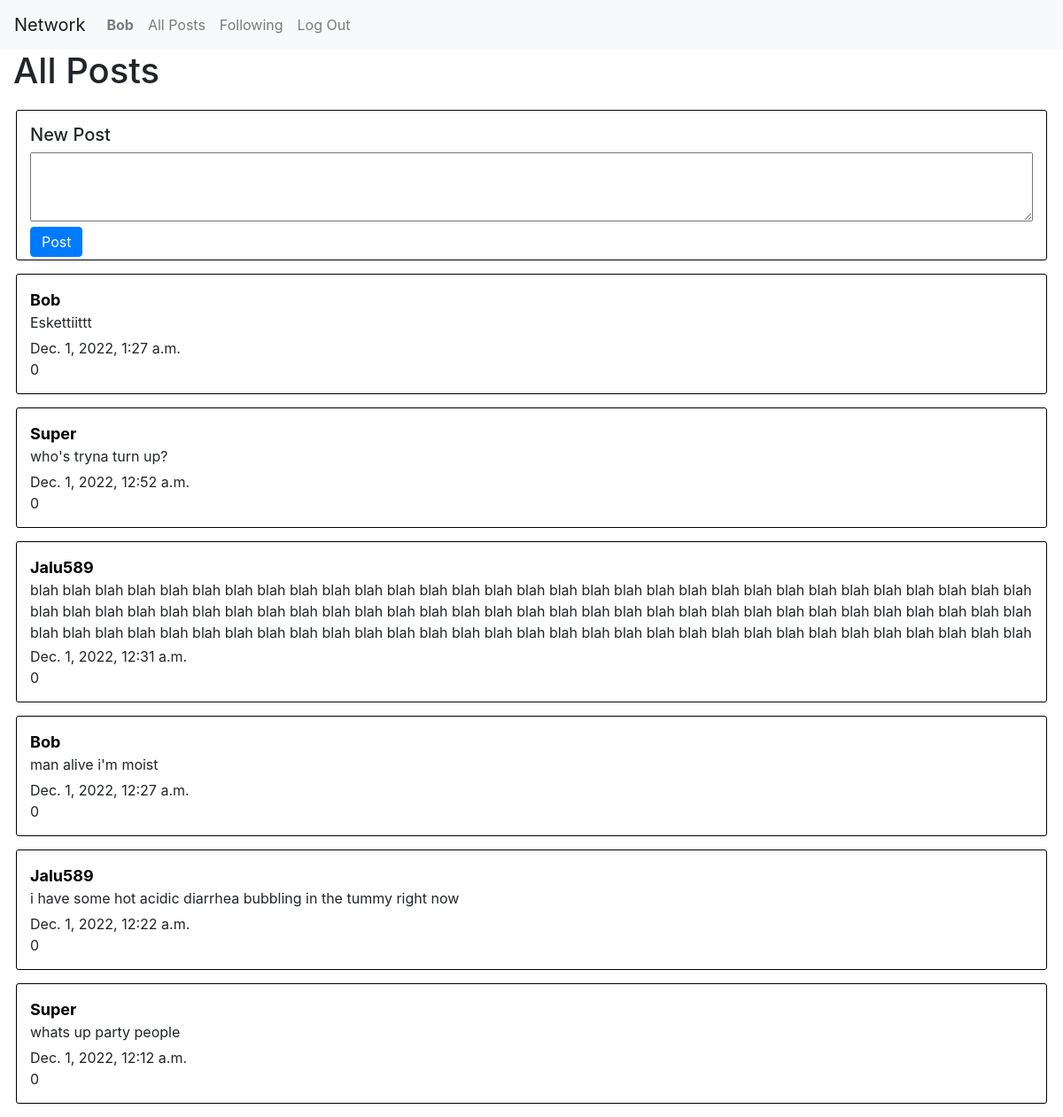
The app's page / (signed in) with its own data.
### network/models.py (models this page shows, shortened)
class User(AbstractUser):
    pass

class Post(models.Model):
    content = models.TextField(blank=False)
    poster = models.ForeignKey("User", on_delete=models.CASCADE, related_name="posts")
    like_count = models.IntegerField(default=0)
    timestamp = models.DateTimeField("Time posted", auto_now_add=True)
    likers =  models.ManyToManyField(User, blank=True, related_name="liked")

### network/views.py (the view)
# urls.py: path("", views.index, name="index"),
def index(request):
    return render(request, "network/index.html", {
        "posts": Post.objects.all().order_by("-timestamp")
    })

### network/templates/network/index.html (shortened to what this page needs)
{% extends "network/layout.html" %}
{% load static %}
{% block body %}
<h1>All Posts</h1>
{% if user.is_authenticated %}
    <div id="new-post">
        <h5>New Post</h5>
        <textarea name="post-content" id="post-content" rows="3"></textarea>
        <button id="post-button" class="btn btn-primary">Post</button>
    </div>
{% endif %}
        {% for post in posts %}
        <div class="post">
            <a class="post-user" href="">{{post.poster}}</a>
            <p class="post-content">{{post.content}}</p>
            <p class="timestamp">{{post.timestamp}}</p>
            <p>{{post.like_count}}</p>
        </div>
        {% endfor %}
{% endblock %}

### network/templates/network/layout.html (shortened to what this page needs)
{% load static %}
<!DOCTYPE html>
<html lang="en">
    <head>
        <link rel="stylesheet" href="https://stackpath.bootstrapcdn.com/bootstrap/4.4.1/css/bootstrap.min.css">
        <link href="{% static 'network/styles.css' %}" rel="stylesheet">
    </head>
    <body>
        <nav class="navbar navbar-expand-lg  navbar-expand-md navbar-expand-sm navbar-light bg-light">
            <a class="navbar-brand" href="#">Network</a>
            <div>
              <ul class="navbar-nav mr-auto">
                {% if user.is_authenticated %}
                    <li class="nav-item">
                        <a class="nav-link" id="user" href="{% url 'user' user.id %}"><strong>{{ user.username }}</strong></a>
                    </li>
                {% endif %}
                <li class="nav-item">
                  <a class="nav-link" id="all" href="{% url 'index' %}">All Posts</a>
                </li>
                {% if user.is_authenticated %}
                    <li class="nav-item">
                        <a class="nav-link" id="following" href="#">Following</a>
                    </li>
                    <li class="nav-item">
                        <a class="nav-link" href="{% url 'logout' %}">Log Out</a>
                    </li>
                {% endif %}
              </ul>
            </div>
          </nav>
        <div class="body">
            {% block body %}
            {% endblock %}
        </div>
    </body>
</html>

### network/static/network/styles.css (style rules this page uses)
body { margin: 0; padding: 0; }
p { margin-top: 0px; margin-bottom: 0px; }
h1 { margin-left: 15px; margin-bottom: 20px; }
#new-post, .post { width: 97%; margin: auto; border: 0.5px solid black; border-radius: 3px; padding: 15px; margin-bottom: 15px; }
#new-post { height: 170px; }
textarea { width: 100%; }
#post-button { padding: 4px 12px; }
.post-user { font-size: 18px; color: black; font-weight: 700; }
.post-content { margin-bottom: 5px; max-height: 70px; overflow: hidden; }

### records on screen
User: username "Bob"
Post: poster "Bob", content "Eskettiittt", timestamp "Dec. 1, 2022, 1:27 a.m.", like_count "0"
Post: poster "Super", content "who's tryna turn up?", timestamp "Dec. 1, 2022, 12:52 a.m.", like_count "0"
Post: poster "Jalu589", content "blah blah blah blah blah blah blah blah blah blah blah blah blah blah blah blah blah blah blah blah blah blah blah blah blah blah blah blah blah blah blah blah blah blah blah blah blah blah blah blah blah blah blah blah blah blah blah blah blah blah blah blah blah blah blah blah blah blah blah blah blah blah blah blah blah blah blah blah blah blah blah blah blah blah blah blah blah blah blah blah blah blah blah blah blah blah blah blah blah blah blah blah blah…", timestamp "Dec. 1, 2022, 12:31 a.m.", like_count "0"
Post: poster "Bob", content "man alive i'm moist", timestamp "Dec. 1, 2022, 12:27 a.m.", like_count "0"
Post: poster "Jalu589", content "i have some hot acidic diarrhea bubbling in the tummy right now", timestamp "Dec. 1, 2022, 12:22 a.m.", like_count "0"
Post: poster "Super", content "whats up party people", timestamp "Dec. 1, 2022, 12:12 a.m.", like_count "0"
